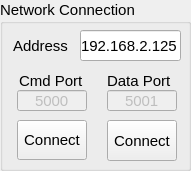
     <widget class="QGroupBox" name="GB_NETWORK">
      <property name="geometry">
       <rect>
        <x>20</x>
        <y>40</y>
        <width>191</width>
        <height>171</height>
       </rect>
      </property>
      <property name="font">
       <font>
        <pointsize>11</pointsize>
       </font>
      </property>
      <property name="title">
       <string>Network Connection</string>
      </property>
      <widget class="QLineEdit" name="LE_IP">
       <property name="geometry">
        <rect>
         <x>80</x>
         <y>30</y>
         <width>101</width>
         <height>31</height>
        </rect>
       </property>
       <property name="maximumSize">
        <size>
         <width>150</width>
         <height>16777215</height>
        </size>
       </property>
       <property name="text">
        <string>192.168.2.125</string>
       </property>
       <property name="alignment">
        <set>Qt::AlignCenter</set>
       </property>
      </widget>
      <widget class="QLabel" name="label_8">
       <property name="geometry">
        <rect>
         <x>13</x>
         <y>30</y>
         <width>61</width>
         <height>31</height>
        </rect>
       </property>
       <property name="text">
        <string>Address</string>
       </property>
      </widget>
      <widget class="QLineEdit" name="textCmdPort">
       <property name="enabled">
        <bool>false</bool>
       </property>
       <property name="geometry">
        <rect>
         <x>17</x>
         <y>90</y>
         <width>70</width>
         <height>21</height>
        </rect>
       </property>
       <property name="maximumSize">
        <size>
         <width>100</width>
         <height>16777215</height>
        </size>
       </property>
       <property name="text">
        <string>5000</string>
       </property>
       <property name="alignment">
        <set>Qt::AlignCenter</set>
       </property>
      </widget>
      <widget class="QLabel" name="label_10">
       <property name="geometry">
        <rect>
         <x>107</x>
         <y>70</y>
         <width>70</width>
         <height>21</height>
        </rect>
       </property>
       <property name="text">
        <string>Data Port</string>
       </property>
      </widget>
      <widget class="QLabel" name="label_11">
       <property name="geometry">
        <rect>
         <x>19</x>
         <y>70</y>
         <width>70</width>
         <height>21</height>
        </rect>
       </property>
       <property name="text">
        <string>Cmd Port</string>
       </property>
      </widget>
      <widget class="QLineEdit" name="textDataPort">
       <property name="enabled">
        <bool>false</bool>
       </property>
       <property name="geometry">
        <rect>
         <x>107</x>
         <y>90</y>
         <width>70</width>
         <height>21</height>
        </rect>
       </property>
       <property name="maximumSize">
        <size>
         <width>100</width>
         <height>16777215</height>
        </size>
       </property>
       <property name="text">
        <string>5001</string>
       </property>
       <property name="alignment">
        <set>Qt::AlignCenter</set>
       </property>
      </widget>
      <widget class="QPushButton" name="BTN_CONNECT_COM">
       <property name="geometry">
        <rect>
         <x>17</x>
         <y>120</y>
         <width>70</width>
         <height>40</height>
        </rect>
       </property>
       <property name="minimumSize">
        <size>
         <width>0</width>
         <height>40</height>
        </size>
       </property>
       <property name="text">
        <string>Connect</string>
       </property>
      </widget>
      <widget class="QPushButton" name="BTN_CONNECT_DATA">
       <property name="geometry">
        <rect>
         <x>107</x>
         <y>120</y>
         <width>70</width>
         <height>41</height>
        </rect>
       </property>
       <property name="minimumSize">
        <size>
         <width>0</width>
         <height>40</height>
        </size>
       </property>
       <property name="text">
        <string>Connect</string>
       </property>
      </widget>
     </widget>
